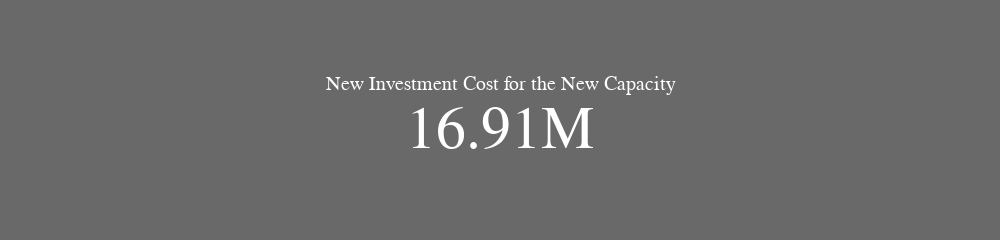

Notebook source saved alongside this figure:
### Code cell
invest_fig = go.Figure()
invest_fig.add_trace(go.Indicator(mode="number", value=new_investment_cost, title={"text": "New Investment Cost for the New Capacity"}))
invest_fig.update_layout(
    height=200,
    width=1000,
    paper_bgcolor="dimgray",
    plot_bgcolor="black",
    font=dict(family="Century Gothic, Bold", color="white", size=20)
)
invest_fig.show()

### Figure 1 — Plotly figure (JSON) as saved in the notebook; plotly's stock layout.template omitted (floating-point values rounded to 4 significant figures)
{"data": [{"mode": "number", "title": {"text": "New Investment Cost for the New Capacity"}, "type": "indicator", "value": 16910000.0}], "layout": {"font": {"color": "white", "family": "Century Gothic, Bold", "size": 20}, "height": 200, "paper_bgcolor": "dimgray", "plot_bgcolor": "black", "width": 1000}}
